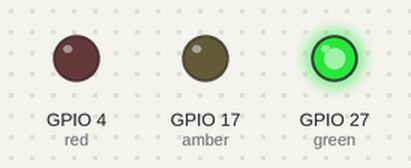
The program below on a simulated Raspberry Pi (BCM pin numbers). Parts: output pins drawn as LEDs (lit = HIGH).

Above: at 2.5 s.
At 5.5 s:
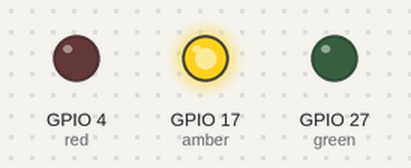
At 8.5 s:
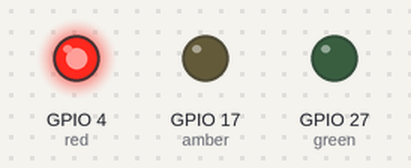
Timing chart, 0 to 14.3 s (numbered marks = the images above):
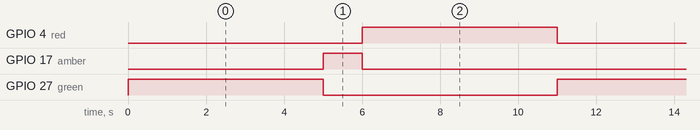

Measured:
- by itself, GPIO 4 (red), GPIO 27 (green): alternates HIGH for 5.0 s and LOW for 6.0 s
- by itself, GPIO 17 (amber): alternates HIGH for 1.0 s and LOW for 10.0 s
- by itself, everything shown: repeats every 11.0 s, in 3 steps

The program:

traffic_light.py
```python
from gpiozero import LED
from time import sleep

red = LED(4)
amber = LED(17)
green = LED(27)

green.on()
amber.off()
red.off()

while True:
    sleep(5)
    green.off()
    amber.on()
    sleep(1)
    amber.off()
    red.on()
    sleep(5)
    green.on()
    amber.off()
    red.off()
```
